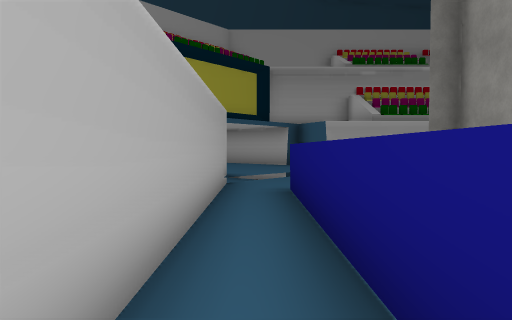
[1] (above)

24 first-person views from a walk through a Unity game level. The camera is 1.4 m above the floor, tilts 2° down and sees 70° across. The floor is counted in squares, 2 m on a side. Each view is taken from the middle of a square. On the plan, view 1 faces up. The plan holds only what a view shows up to about 11 squares ahead; the rest is blank. The place goes on beyond the plan. Some surface patterns are stand-ins.

[2]
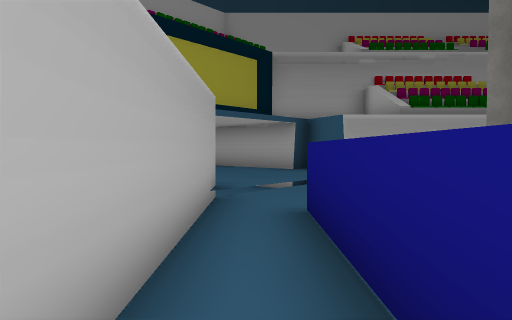

[3]
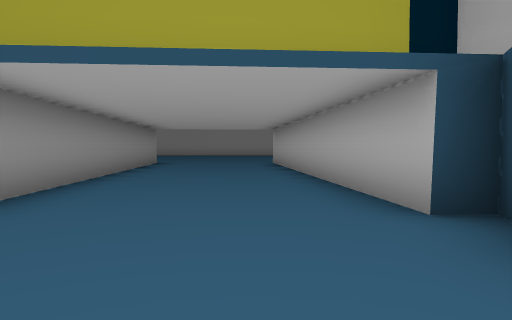

[4]
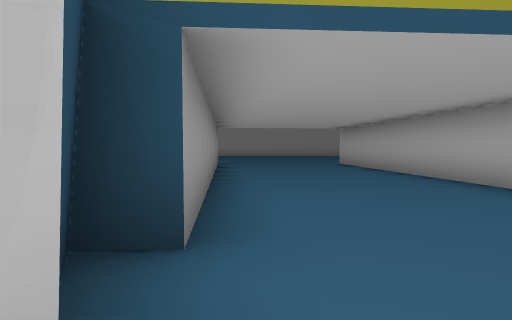

[5]
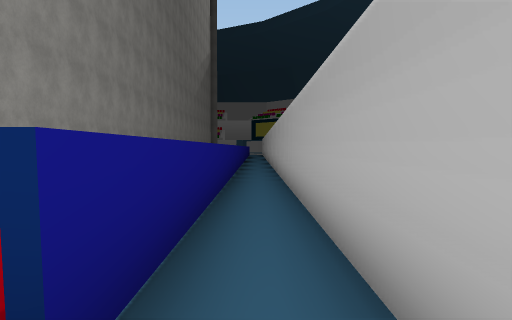

[6]
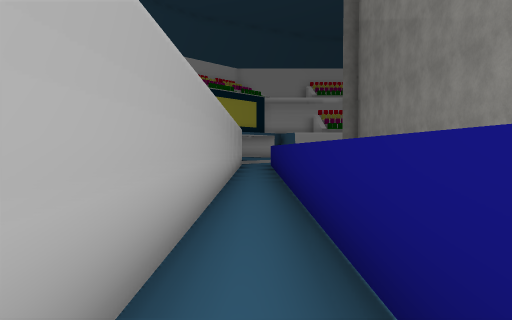

[7]
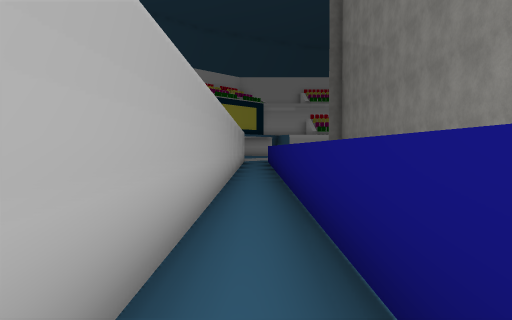

[8]
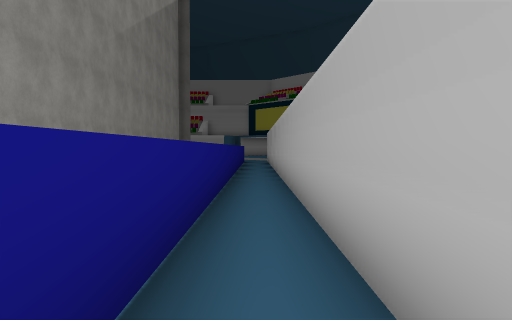

[9]
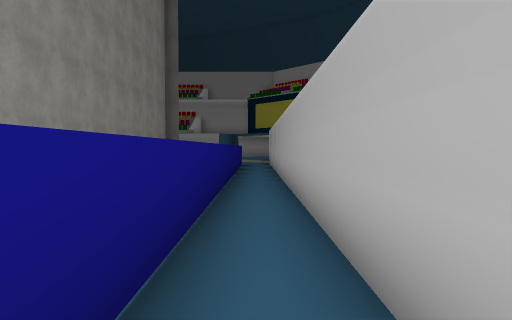

[10]
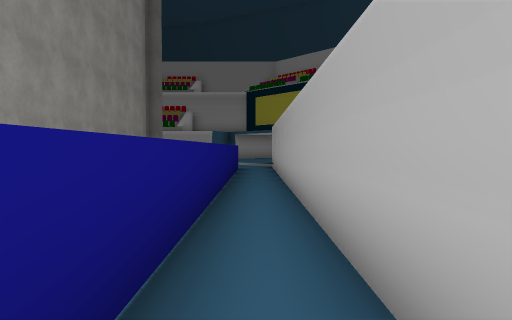

[11]
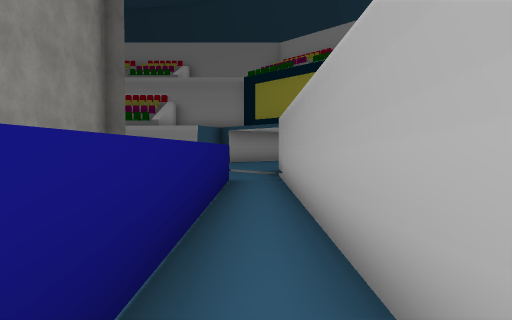

[12]
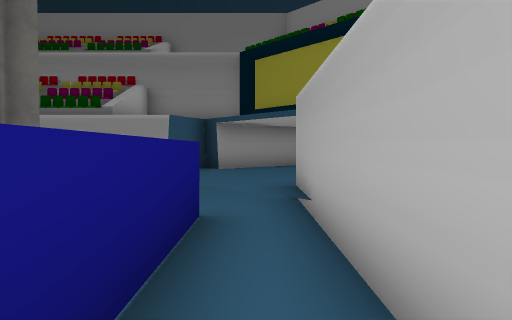

[13]
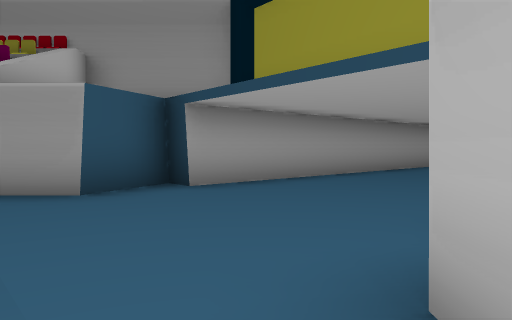

[14]
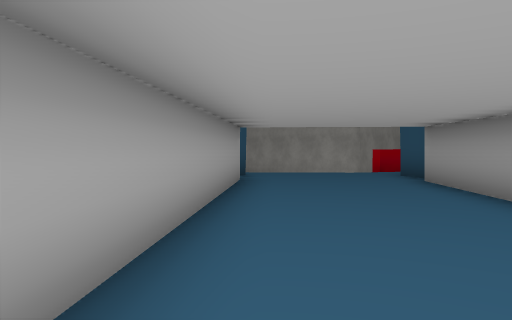

[15]
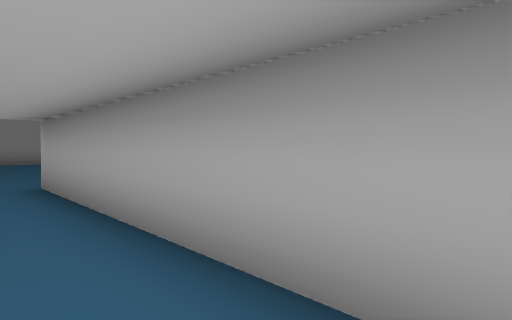

[16]
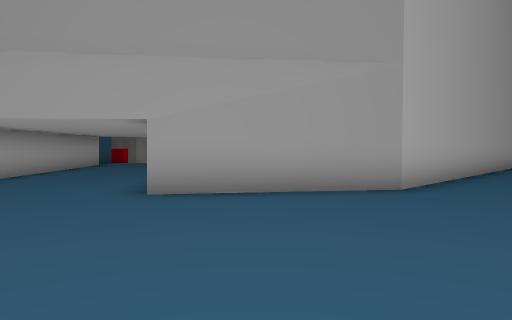

[17]
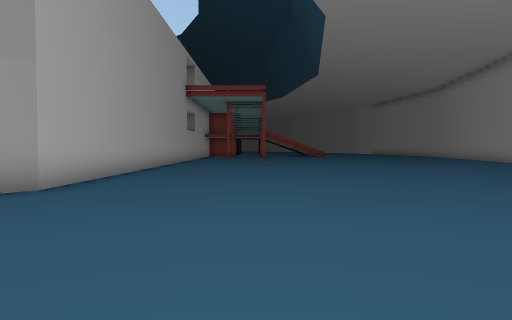

[18]
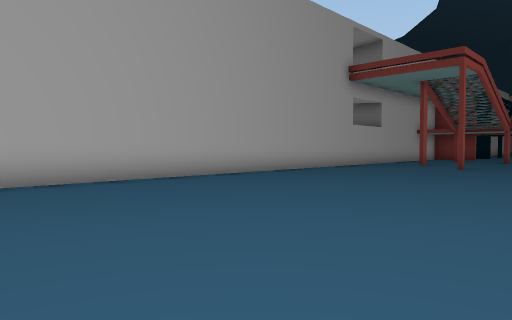

[19]
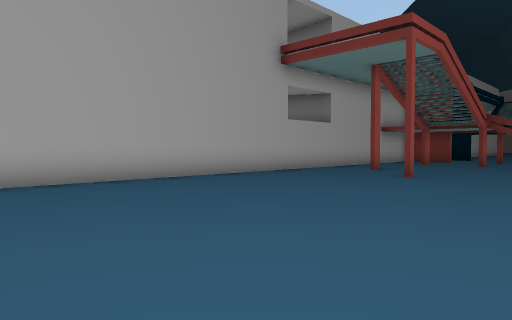

[20]
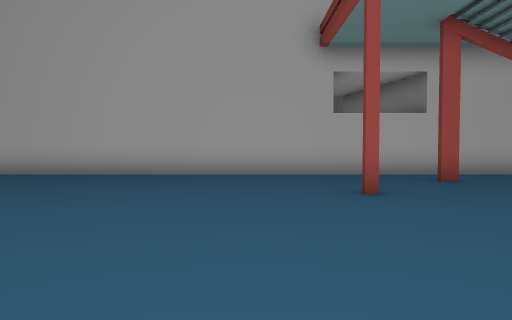

[21]
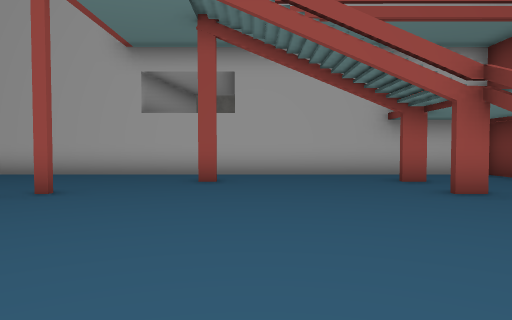

[22]
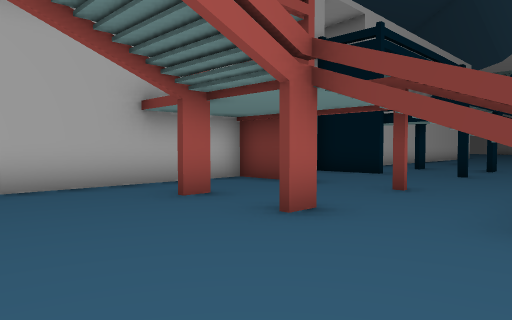

[23]
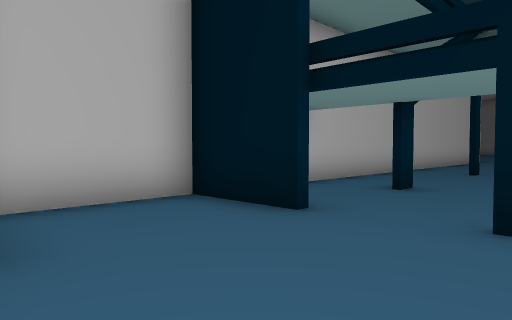

[24]
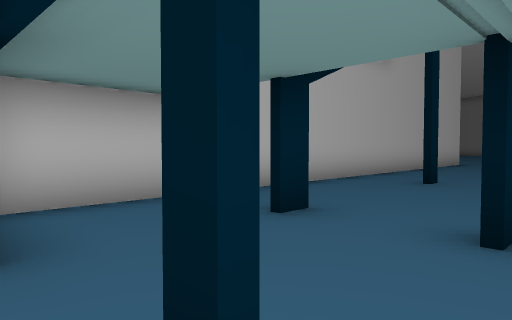

### Floor plan
Key: @ floor where view 1 was taken; # wall or solid block; . main floor; : floor 0.25 m higher than the main floor; - floor 0.25 m lower than the main floor; / step, stairs or slope; = window, fence, low wall or low ledge; v drop or lower ground.
Columns run from 22 left of view 1 to 2 right of it. Each row starts with its distance up from view 1.
 17        .. ..    ##
 16       ...........##
 15      .............###
 14      ........#......##
 13     ........###......##
 12    .........# ###.....##
 11    ........##   ##.....##
 10   .........#     ##.....#
  9  ..........#      ##..../
  8  ..........#       ##..//
  7 :..........#        ##/-
  6 ...........#         #-v
  5    ........#         #-#
  4    ........#         #-#
  3     .......#         #-#
  2    ........#         #-#
  1   .........#         #-#
  0  ..........#         #@#
 -1   .........#         #-#
 -2    ....#...#         #-#
 -3    ........#         #-#
 -4   .......#.#         #-#
 -5  ..........#         #-#
 -6   .........#         #-#
 -7    ........#         #-#
 -8     ...#.#.#         #-#
 -9      =.....#         #-#
-10      /.....#         #-#
-11       .#.###         #-#
-12      ......#         #-#
-13      ......#         #-#
-14       .#.###         #-#
-15       .....#         #-#
-16       .....#         #-#
-17       .#.#.#         #-#
-18       .....#         #-#
-19        ....#         #-#
-20        ....#         #-#
-21         .#.#         #-#
-22         ...#         #-#
-23         ...#         #-#
-24         ...#         #-#
-25          ..#         #/v
-26                     ##./
-27                    ##.../
-28                   ##.....
-29                  ##.....#
-30                 ##.....##
-31                ##.....##
-32              ###.....##
-33              #.. ...##

Where each view was taken, in squares from view 1:
view 1: 0 up, 0 right, facing up
view 2: 2 up, 0 right, facing up
view 3: 8 up, 2 right, facing up-left
view 4: 7 up, 0 right, facing up-left
view 5: 7 up, 0 right, facing down
view 6: 8 down, 0 right, facing up
view 7: 11 down, 0 right, facing up
view 8: 7 down, 0 right, facing down
view 9: 10 down, 0 right, facing down
view 10: 13 down, 0 right, facing down
view 11: 17 down, 0 right, facing down
view 12: 21 down, 0 right, facing down
view 13: 25 down, 0 right, facing down
view 14: 33 down, 7 left, facing up-right
view 15: 30 down, 3 left, facing left
view 16: 17 up, 14 left, facing down-right
view 17: 17 up, 15 left, facing down
view 18: 11 up, 19 left, facing down-right
view 19: 7 up, 19 left, facing down-right
view 20: 0 up, 21 left, facing right
view 21: 5 down, 21 left, facing right
view 22: 5 down, 18 left, facing down-right
view 23: 11 down, 16 left, facing down-right
view 24: 14 down, 16 left, facing down-right
